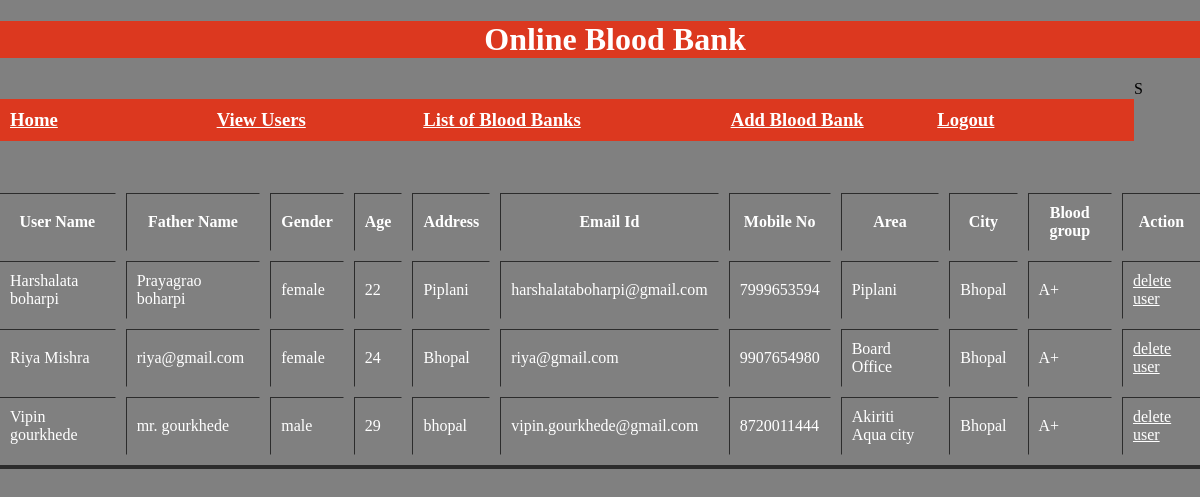
Screenshot of /admin/viewuser.php (signed in) with the database file from the repository.
### tables this page shows
CREATE TABLE IF NOT EXISTS `register` (
  `user_name` char(50) NOT NULL,
  `password` varchar(30) NOT NULL,
  `fathers_name` char(50) NOT NULL,
  `gender` char(10) NOT NULL,
  `age` int(2) NOT NULL,
  `address` varchar(50) NOT NULL,
  `email_id` varchar(50) NOT NULL,
  `mob` bigint(10) NOT NULL,
  `area` char(50) NOT NULL,
  `city` char(25) NOT NULL,
  `blood_group` varchar(5) NOT NULL,
  PRIMARY KEY (`email_id`)
);

### admin/viewuser.php (the view, shortened to what this page needs)
<html>
<head>
<link rel="stylesheet" type="text/css" href="css/grid.css">
</head>
<body bgcolor="grey">
<div class="container">
<div class="row">
<div class="col-12">
<h1 style="background-color:#DC381F;" align="center"><font color="white">Online Blood Bank</font></center></h1>
</div>
</div><br>
<br>
<?php
include('nav.php');
?>
<div class="row">
<div class="col-1" style="padding-right:20px;padding-top:20px;">
<?php
$con=mysqli_connect("localhost","root",12345,"blood1");
$q="select * from register";
$result = mysqli_query($con,$q);
$result_rows =mysqli_fetch_assoc($result);
?>
</div>
<table align="center" width="100%" style="color:white"border="4" width="3px" cellspacing="10px" cellpadding="10px;">
<tr>
<th>User Name</th>
<th>Father Name</th>
<th>Gender</th>
<th>Age</th>S
<th>Address</th>
<th>Email Id</th>
<th>Mobile No</th>
<th>Area</th>
<th>City</th>
<th>Blood group</th>
<th>Action</th>
</tr>
<?php
do{
	?>
	<tr>
	<td><?php echo $result_rows['user_name']; ?></td>
    <td><?php echo $result_rows['fathers_name']; ?></td>
    <td><?php echo $result_rows['gender']; ?></td>
    <td><?php echo $result_rows['age']; ?></td>
    <td><?php echo $result_rows['address']; ?></td>
    <td><?php echo $result_rows['email_id']; ?></td>
    <td><?php echo $result_rows['mob']; ?></td>
    <td><?php echo $result_rows['area']; ?></td>
    <td><?php echo $result_rows['city']; ?></td>
    <td><?php echo $result_rows['blood_group']; ?></td>
	<td><a href="delete.php?id=<?php echo $result_rows['email_id']?>">delete user</th>
	</tr>
<?php
}while($result_rows=mysqli_fetch_assoc($result))
	?>
</div>
</body>
</html>

### admin/css/grid.css (style rules this page uses)
.container { width:100%; }
body { margin:0px; }
.col-12 { width:100% }
.col-1 { width:8.33% }
.row { margin-left:-15px; margin-right:-15px; }
.col-1,.col-2,.col-3,.col-4,.col-5,.col-6,.col-7,.col-8,.col-9,.col-10,.col-11,.col-12 { float:left }
.container { margin-right:auto; margin-left:auto; padding-left:15px; padding-right:15px; }
.container { max-width:100%; }

### admin/viewuser.php (style rules this page uses)
a { color:white; }

### rows the page displays
register: user_name "Harshalata boharpi", fathers_name "Prayagrao boharpi", gender "female", age "22", address "Piplani", email_id "harshalataboharpi@gmail.com", mob "7999653594", area "Piplani", city "Bhopal", blood_group "A+"
register: user_name "Riya Mishra", fathers_name "riya@gmail.com", gender "female", age "24", address "Bhopal", email_id "riya@gmail.com", mob "9907654980", area "Board Office", city "Bhopal", blood_group "A+"
register: user_name "Vipin gourkhede", fathers_name "mr. gourkhede", gender "male", age "29", address "bhopal", email_id "vipin.gourkhede@gmail.com", mob "8720011444", area "Akiriti Aqua city", city "Bhopal", blood_group "A+"
